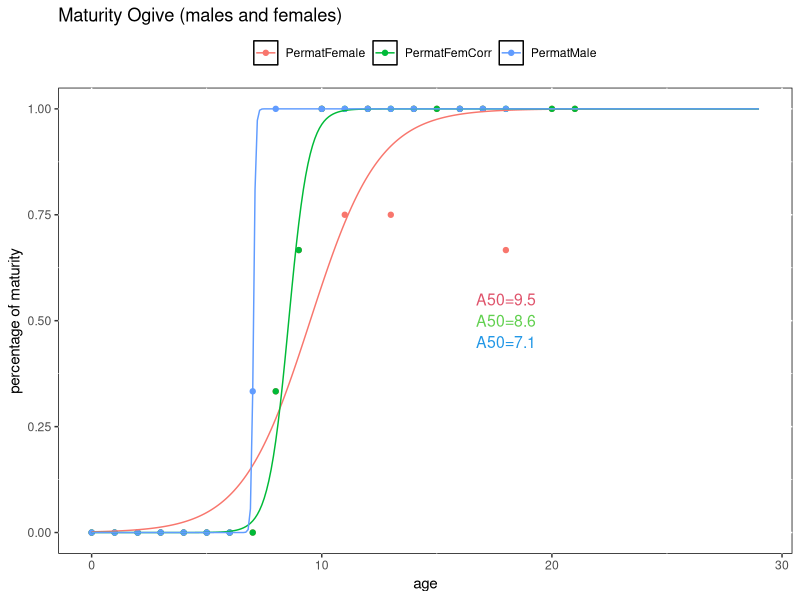

R code for this plot: (Note: this script raises an error after producing the figure.)
####################################################################################################
#                               MATURITY SPLITED BY SEX
#     Three datasets fitted (males, females, females with old immature females removed)    
#                    Bootstrap to calculate the 95% CL of the A50 
#                  created: (camilo.saavedra@vi.ieo.es) 01/11/2013
#                  modified: (camilo.saavedra@vi.ieo.es) 13/11/2013
####################################################################################################

# inputs
# "../../RData/CEMMA.csv"

# outputs
# "../../RObjects/maturity/MatFema.RData"
# "../../RObjects/maturity/MatFemC.RData"
# "../../RObjects/maturity/MatMale.RData"
# "../plots/DDE_MatSex.png"

# IMPORTANT: Set working directory (to source file location)

# Charge libraries
library(reshape)
library(ggplot2)

# Read data
CEMMA <- read.csv("../../RData/CEMMA.csv")

# HOUSE KEEPING #
matAge <- CEMMA[CEMMA$sp == "DDE", c("sex", "maturity", "age")]
matAge <- matAge[complete.cases(matAge),]
# Changing age values (0.5 and 1.5 for 0 and 1)
matAge$age[matAge$age == 0.5] <- 0
matAge$age[matAge$age == 1.5] <- 1

# Computing 3 datasets (males, females and females with old immature removed) 
matMale <- matAge[matAge$sex == 1,c("maturity", "age")]
matFemale <- matAge[matAge$sex == 2,c("maturity", "age")]
# Removing immature dolfins older than 10 years
matFemCorr <- matFemale[!(matFemale$age>=11 & matFemale$maturity==0),] # matriz corregida (eliminamos hembras inmaduras de más de 10 años), asumimos que son animales enfermos con fallo reproductivo


## MATUATION OGIVE ~ AGE (mature proportion) ##

df <- c("matMale", "matFemCorr", "matFemale")

# Frequencies 
apply(table(matMale),1,sum)
apply(table(matFemCorr),1,sum)
apply(table(matFemale),1,sum)

### Fitting Bionomial GLM model and predicting A50 ###

for (i in 1:length(df)){
  glm.out <- glm(maturity ~ age, family="binomial", data=get(df[i]))
  range <-seq(0,29,0.1) # this could be any substantively meaningful range
  p <- predict(glm.out, newdata = data.frame(age=range), "response")
  assign(paste(df[i],"Pred",sep=""),data.frame(age=range,matP=p))
  assign(paste(df[i],"A50",sep=""), range[match(TRUE,p>.5)]) # predicted probability of 50% maturity
}
ls(pattern="Pred")

### Percentage of mature-at-age ###

for (i in 1:length(df)){
  attach(get(df[i]))
  total <- tapply(maturity, list(age), length)
  total <- as.data.frame(total)
  total$age <- as.numeric(rownames(total))
  mature <- tapply(maturity, list(age), sum)
  mature <- as.data.frame(mature)
  mature$age <- as.numeric(rownames(mature))
  matrix <- merge(mature,total)
  assign(paste("Per", df[i], sep=""), 
         data.frame(age=matrix$age, mat=matrix$mature/matrix$total))
  detach(get(df[i]))
}


## Plotting Maturity Ogive ##

# Strings of the Predicted Vectors and A50
A50 <- ls(pattern="(.+)A50")
#A50 <- rev(A50)
Pred <- ls(pattern="^mat(.*)Pred")
#Pred <- rev(Pred)
dfPer <-  ls(pattern="^Per(.*)")
#dfPer <- rev(dfPer)

### ggPlotting ###

# Computing data
ages<- data.frame(age=seq(0,29,0.1))
ggMat <- data.frame(age=NULL, mat=NULL, sex=NULL)
for (i in 1:length(dfPer)){
  assign(dfPer[i], merge(get(dfPer[i]), ages, by="age", all=T))
  assign(dfPer[i], `[[<-`(get(dfPer[i]), "sex", value=dfPer[i])) 
  assign(dfPer[i], merge(get(dfPer[i]), get(Pred[i]), by="age", all=T))
  ggMat <- rbind(ggMat, get(dfPer[i]))
}

# ggplot

ggMat
gg1 <- ggplot(ggMat, aes(age, mat, group=sex, colour=sex)) + 
  geom_point() + geom_line(aes(age, matP, group=sex)) +
  ylab("percentage of maturity") + xlab("age") +
  ggtitle("Maturity Ogive (males and females)") +
  theme(panel.background =  element_rect(fill = NA, colour = "black", size = 0.5), 
        legend.title=element_blank(), legend.position="top")


for(j in 1:length(A50)){
assign(paste("gg",j+1,sep=""), get(paste("gg",j,sep="")) + 
        annotate("text", x=18, y=0.6-0.05*j, 
        label = paste(substr(A50[j],nchar(A50[j])-2,nchar(A50[j])), 
              "=", round(get(A50[j]),2), sep=""), size=4, colour=j+1))
}


png("../plots/DDE_MatSex.png", width=600, height=400)
print(get(paste("gg", length(A50)+1, sep="")))
dev.off()

# Sex maturity data
ag <- 0:29
for (i in 1:length(Pred)){
  Mat <- subset(get(Pred[i]), age %in% ag, select=matP)
  Mat <- Mat[,1]
  save(file=paste("../../RObjects/maturity/", substr(Pred[i],1,7), ".RData", sep=""), Mat)
}

### BOOTSTRAP MATURITY OGIVE, A50 AND CI ###

## CI for A50 ##
myA50Boot <- function(){
  srows <- sample(1:nrow(matFemCorr),nrow(matFemCorr),TRUE)
  glm.out <- glm(maturity ~ age, family=binomial(link=logit), data=matFemCorr[srows,])
  range <- seq(0,29,0.1) # this must be any substantively meaningful range
  p <- predict(glm.out, newdata = data.frame(age=range), "response")
  return(range[match(TRUE,p>.5)]) # predicted probability of 50% maturity
}
nboot <- 1000
bootdist <- replicate(nboot, myA50Boot()) # your distribution
quantile(unlist(bootdist),c(.025,.5,.975)) # 95% CI
